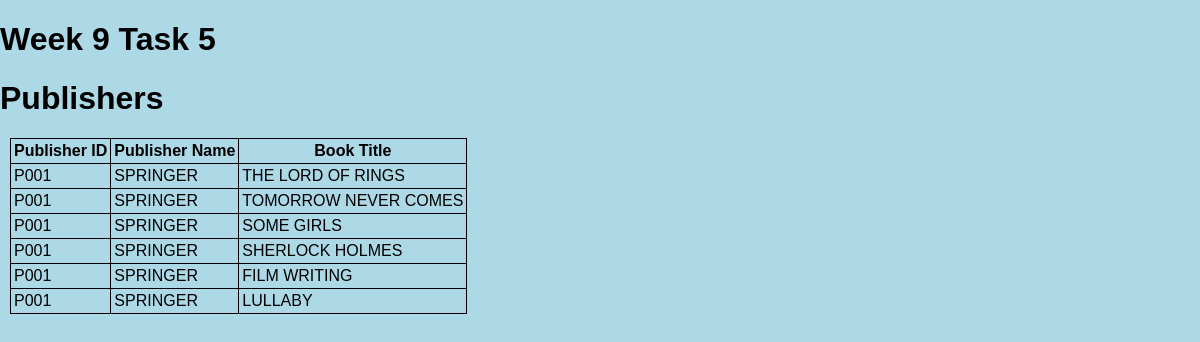
Screenshot of /exercise5.php?publisherID=P001 with the database file from the repository.
### tables this page shows
CREATE TABLE BOOK (
bookID CHAR(6) NOT NULL PRIMARY KEY,
booktitle CHAR(30),
ISBN CHAR(30),
price DECIMAL(8,2),
genre CHAR(15),
edition INT(2),
lang CHAR(15),
quantity INT(4),
publishID CHAR(7),
foreign key (publishID) references publisher(publishID)
);

CREATE TABLE PUBLISHER (
publishID CHAR(7) NOT NULL PRIMARY KEY,
name CHAR(15),
postaddress CHAR(35),
phone CHAR(10),
email CHAR(20),
region CHAR(16));

### exercise5.php (the view, shortened to what this page needs)
<!DOCTYPE html>
<HTML lang="eng">
<head>
    <link rel="stylesheet" type="text/css" href="styles.css">
</head>
<body>
    <header><h1> Week 9 Task 5 </h1></header>
    <?php
        include("dbConn.php");
        $pubID = $dbConn->escape_string($_GET["publisherID"]);
        $sql = "select p.publishID, name, booktitle FROM book b, publisher p
        where p.publishID = b.publishID and p.publishID = '$pubID' order by p.publishID";
        $recordSet = $dbConn->query($sql);
        if(!$recordSet->num_rows){
            echo "No mathing publisher ID found.";
        } else {
            ?>
                <h1>Publishers</h1>
                <table>
                    <tr>
                        <th>Publisher ID</th>
                        <th>Publisher Name</th>
                        <th>Book Title</th>
                    </tr>
                    <?php
                        while($row = $recordSet->fetch_assoc()){
                            ?>
                            <tr>
                                <td>
                                    <?php echo $row["publishID"] ?>
                                </td>
                                <td>
                                    <?php echo $row["name"] ?>
                                </td>
                                <td>
                                    <?php echo $row["booktitle"] ?>
                                </td>
                            </tr>
                            <?php
                        }
                    ?>
                </table>
                <?php
        }
    ?>
</body>
</HTML>

### styles.css (style rules this page uses)
body { margin:0; padding:0; font-family: Arial; font-size:1em; background-color:lightblue; }
table { border-collapse: collapse; margin:10px; }
table, th, td { border: black solid 1px; padding:3px; }

### rows the page displays
book: publishID.publishID "P001", publishID.name "SPRINGER", booktitle "THE LORD OF RINGS"
book: publishID.publishID "P001", publishID.name "SPRINGER", booktitle "TOMORROW NEVER COMES"
book: publishID.publishID "P001", publishID.name "SPRINGER", booktitle "SOME GIRLS"
book: publishID.publishID "P001", publishID.name "SPRINGER", booktitle "SHERLOCK HOLMES"
book: publishID.publishID "P001", publishID.name "SPRINGER", booktitle "FILM WRITING"
book: publishID.publishID "P001", publishID.name "SPRINGER", booktitle "LULLABY"
